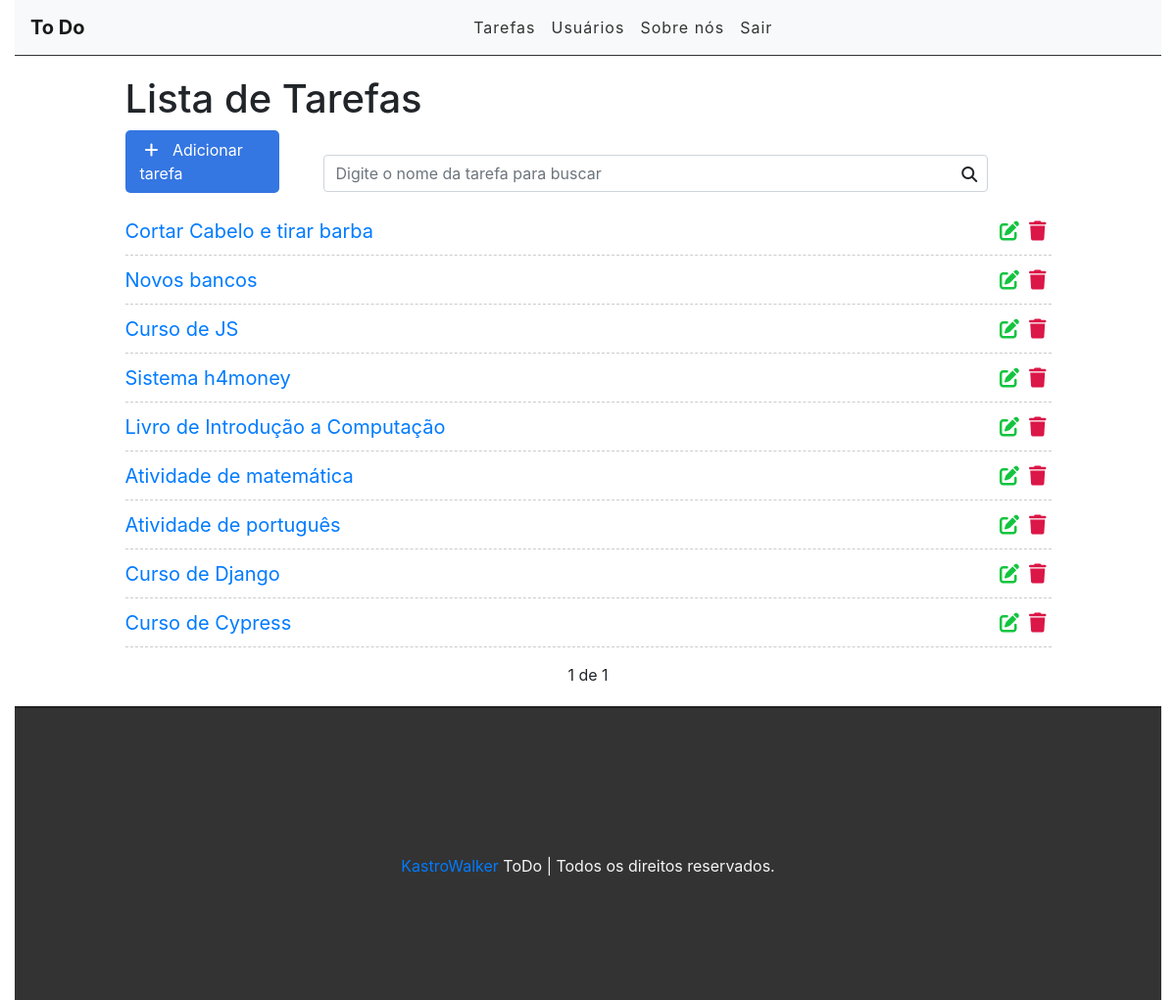
The app's page / (signed in), older data.
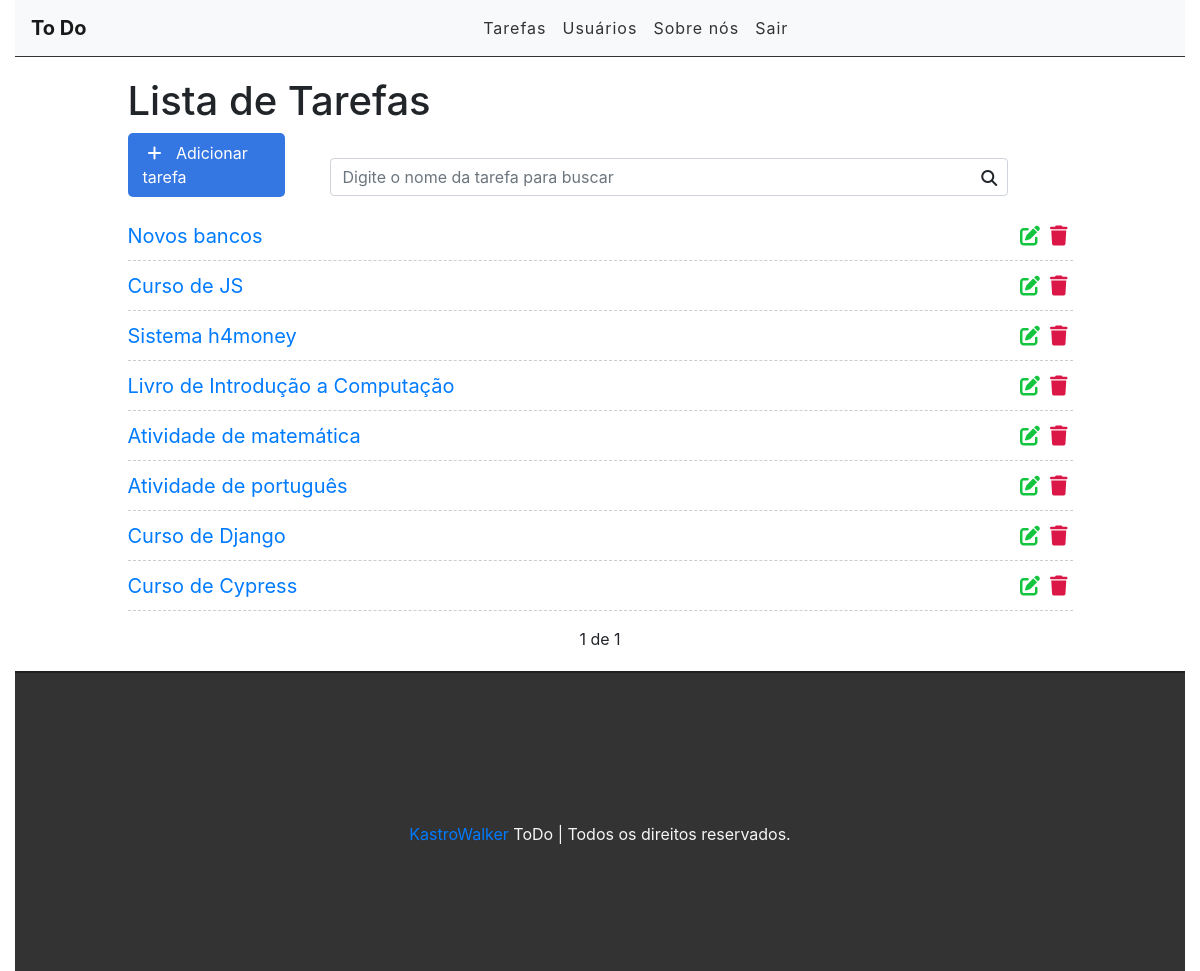
The same page, newer data.
### tasks/models.py (models this page shows, shortened)
class Task(models.Model):
    STATUS = (
        ('doing', 'Doing'),
        ('done', 'Done'),
    )
    title = models.CharField(max_length=255)
    description = models.TextField()
    done = models.CharField(
        max_length = 5,
        choices = STATUS,
    )
    created_at = models.DateTimeField(auto_now_add=True)
    update_at = models.DateTimeField(auto_now=True)

### tasks/views.py (the view)
# urls.py: path('', views.taskList, name='task-list'),
@login_required
def taskList(request):
    search = request.GET.get('search')
    if search:
        tasks = Task.objects.filter(title__icontains=search)
    else:
        tasks_list = Task.objects.all().order_by('-created_at')
        paginator = Paginator(tasks_list, 10)
        page = request.GET.get('page')
        tasks = paginator.get_page(page)
    return render(request, 'tasks/list.html', {'tasks': tasks})

### tasks/templates/tasks/list.html (shortened to what this page needs)
{% extends 'base.html' %}
{% block content %}
<div class="offset-1 col-10 list-div">
    <h1>Lista de Tarefas</h1>
    <a id="add-link" href="newtask/">
        <div class="col-2 add-div">
            <i class="fas fa-plus"></i> Adicionar tarefa
        </div>
    </a>
    <div class="col-9 search-div">
        <form method="GET" id="search-form">
            <input type="text" id="search" name="search" class="form-control" value="{{ request.GET.search }}" placeholder="Digite o nome da tarefa para buscar">
            <i class="fas fa-search" id="search-btn"></i>
        </form>
    </div>
    <ul class="task-list">
        {% for task in tasks %}
        <li class="task-item">
            <span>
                <a href="/task/{{task.id}}">{{task.title}}</a>
            </span>
            <a href="delete/{{task.id}}" class="delete-btn">
                <span>
                    <i class="fas fa-trash"></i>
                </span>
            </a>
            <a href="edit/{{task.id}}">
                <span>
                    <i class="fas fa-edit"></i>
                </span>
            </a>
        </li>
        {% endfor %}
    </ul>
    <div class="pagination">
        <span class="step-links">
            {% if tasks.paginator.num_pages %}
            <span class="current">
                {{ tasks.number }} de {{ tasks.paginator.num_pages }}
            </span>
            {% endif %}
        </span>
    </div>
</div>
{% endblock %}

Row changes from the older to the newer data that the page shows:
removed Task: title "Cortar Cabelo e tirar barba"
